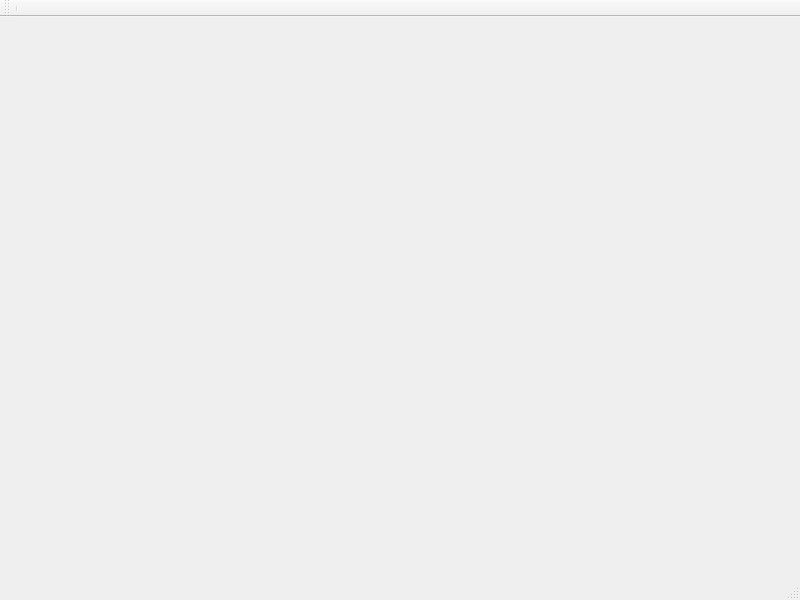
<?xml version="1.0" encoding="UTF-8"?>
<ui version="4.0">
 <class>MainWindow</class>
 <widget class="QMainWindow" name="MainWindow">
  <property name="geometry">
   <rect>
    <x>0</x>
    <y>0</y>
    <width>800</width>
    <height>600</height>
   </rect>
  </property>
  <property name="sizePolicy">
   <sizepolicy hsizetype="Maximum" vsizetype="Maximum">
    <horstretch>0</horstretch>
    <verstretch>0</verstretch>
   </sizepolicy>
  </property>
  <property name="maximumSize">
   <size>
    <width>16777215</width>
    <height>16777215</height>
   </size>
  </property>
  <property name="windowTitle">
   <string>АРМ Менеджер учебного заведения</string>
  </property>
  <widget class="QWidget" name="centralWidget">
   <property name="sizePolicy">
    <sizepolicy hsizetype="Maximum" vsizetype="Maximum">
     <horstretch>0</horstretch>
     <verstretch>0</verstretch>
    </sizepolicy>
   </property>
   <layout class="QVBoxLayout" name="verticalLayout">
    <item>
     <layout class="QVBoxLayout" name="vlwidget"/>
    </item>
   </layout>
  </widget>
  <widget class="QMenuBar" name="menuBar">
   <property name="geometry">
    <rect>
     <x>0</x>
     <y>0</y>
     <width>800</width>
     <height>24</height>
    </rect>
   </property>
  </widget>
  <widget class="QToolBar" name="mainToolBar">
   <property name="enabled">
    <bool>true</bool>
   </property>
   <property name="maximumSize">
    <size>
     <width>16777215</width>
     <height>16777215</height>
    </size>
   </property>
   <property name="iconSize">
    <size>
     <width>32</width>
     <height>32</height>
    </size>
   </property>
   <property name="toolButtonStyle">
    <enum>Qt::ToolButtonTextOnly</enum>
   </property>
   <attribute name="toolBarArea">
    <enum>TopToolBarArea</enum>
   </attribute>
   <attribute name="toolBarBreak">
    <bool>false</bool>
   </attribute>
   <addaction name="separator"/>
  </widget>
  <widget class="QStatusBar" name="statusBar"/>
 </widget>
 <layoutdefault spacing="6" margin="11"/>
 <resources/>
 <connections/>
</ui>
